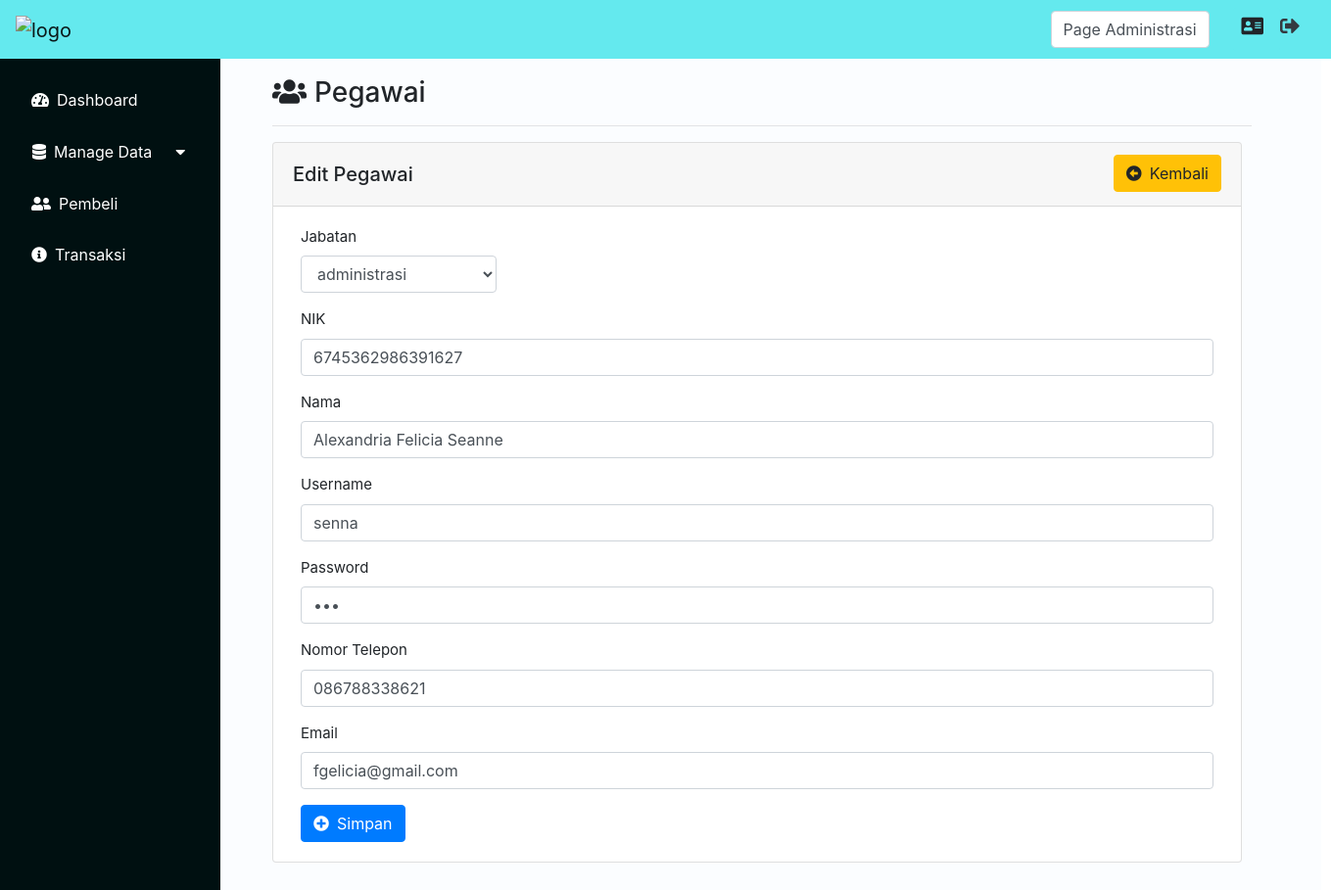
The page /index.php?page=Pegawai&aksi=editPegawai&id=1 (signed in) on the database its author committed.
### tables this page shows
CREATE TABLE `pegawai` (
  `id_pegawai` int(11) NOT NULL,
  `nik_pegawai` varchar(16) NOT NULL,
  `nama_pegawai` varchar(25) NOT NULL,
  `username_pegawai` varchar(15) NOT NULL,
  `password_pegawai` varchar(15) NOT NULL,
  `email_pegawai` varchar(25) NOT NULL,
  `notelp_pegawai` varchar(18) NOT NULL,
  `jabatan_id` int(11) NOT NULL
);

CREATE TABLE `jabatan` (
  `id_jabatan` int(11) NOT NULL,
  `nama_jabatan` varchar(15) NOT NULL
);

### Controller/PegawaiController.php (called while the page is built, shortened)
<?php
class PegawaiController
{
    private $model;
    public function __construct()
    {
        $this->model = new PegawaiModel();
    }
    public function editPegawai()
    {
        $id = $_GET['id'];
        $data = $this->model->getById($id);
        $jabatan = $this->model->getJabatan();
        extract($jabatan);
        extract($data);
        require_once("View/Pegawai/editPegawai.php");
    }
}

### koneksi.php (called while the page is built, shortened)
<?php
function koneksi()
{
    $db_host = "localhost";
    $db_user = "root";
    $db_password = "";
    $db_database = "db_TokoParfum";
    try {
        return new mysqli($db_host, $db_user, $db_password, $db_database);
    } catch (Exception $e) {
        echo "Terjadi Kesalahan koneksi database";
    }
}

### Model/PegawaiModel.php (called while the page is built, shortened)
<?php
class PegawaiModel
{
    public function getJabatan()
    {
        $sql = "SELECT * FROM jabatan";
        $query = koneksi()->query($sql);
        $hasil = [];
        while ($jabatan = $query->fetch_assoc()) {
            $hasil[] = $jabatan;
        }
        return $hasil;
    }
    public function getById($id)
    {
        $sql = "SELECT * FROM pegawai WHERE id_pegawai = $id";
        $query = koneksi()->query($sql);
        return $query->fetch_assoc();
    }
}

### View/Pegawai/editPegawai.php (the view, shortened to what this page needs)
<div class="col-md-10 p-5 pt-2">
    <h3><i class="fa fa-users mr-2 mt-3"></i>Pegawai</h3>
    <hr class="garis">
    <div class="card">
        <div class="card-header">
            <div class="float-left mt-2">
                <h5>Edit Pegawai</h5>
            </div>
            <a href="index.php?page=Pegawai&aksi=viewData" class="btn btn-warning float-right"><i class="fas fa-arrow-alt-circle-left mr-2"></i>Kembali</a>
        </div>
        <div class="card-body ml-2 mr-2">
            <form action="index.php?page=Pegawai&aksi=updatePegawai" method="POST">
                <div class="form-group">
                    <label for="jabatan">Jabatan</label>
                    <select name="jabatan" class="form-control" style="width: 200px;">
                        <?php foreach ($jabatan as $row) : ?>
                            <option value="<?= $row['id_jabatan'] ?>" <?= $row['id_jabatan'] == $data['jabatan_id'] ? 'selected' : ''; ?>><?= $row['nama_jabatan'] ?></option>
                        <?php endforeach; ?>
                    </select>
                </div>
                <div class="form-group">
                    <label for="NIK">NIK</label>
                    <input type="text" name="NIK" class="form-control" value="<?= $data['nik_pegawai'] ?>" required>
                </div>
                <div class="form-group">
                    <label for="namapegawai">Nama</label>
                    <input type="text" name="namapegawai" class="form-control" value="<?= $data['nama_pegawai'] ?>" required>
                </div>
                <div class="form-group">
                    <label for="username">Username</label>
                    <input type="text" name="username" class="form-control" value="<?= $data['username_pegawai'] ?>" required>
                </div>
                <div class="form-group">
                    <label for="password">Password</label>
                    <input type="password" name="password" class="form-control" value="<?= $data['password_pegawai'] ?>" required>
                </div>
                <div class="form-group">
                    <label for="notelpPG">Nomor Telepon</label>
                    <input type="text" name="notelpPG" class="form-control" value="<?= $data['notelp_pegawai'] ?>" required>
                </div>
                <div class="form-group">
                    <label for="email">Email</label>
                    <input type="text" name="email" class="form-control" value="<?= $data['email_pegawai'] ?>" required>
                </div>
                <button type="submit" class="btn btn-primary"><i class="fas fa-plus-circle mr-2"></i>Simpan</button>
            </form>
        </div>
    </div>
</div>

### assets/css/solid.css (style rules this page uses)
.fa, .fas { font-family: 'Font Awesome 5 Free'; font-weight: 900; }

### assets/css/allprogramview.css (style rules this page uses)
.card { width: 990px; }
.garis { width: 1000px; background-color: rgba(240, 248, 255, 0); }

### rows shown on the page
pegawai: jabatan "administrasi", NIK "6745362986391627", namapegawai "Alexandria Felicia Seanne", username "senna", notelpPG "086788338621", email "fgelicia@gmail.com"

### other values the page prints
$_SESSION['jabatan'] "Administrasi"
